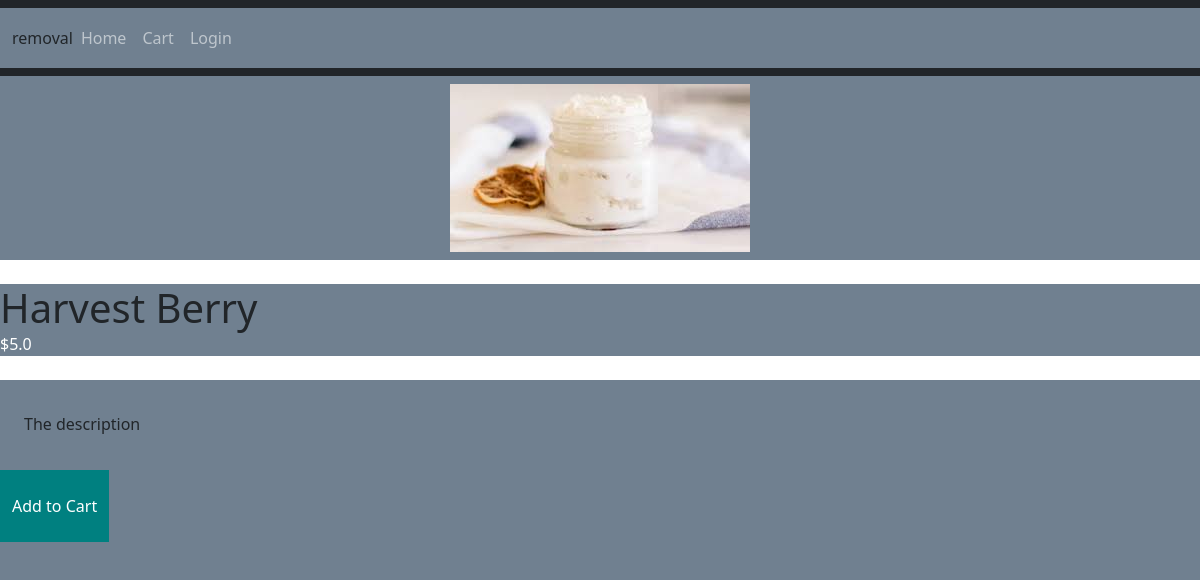
The app's page /lotions/harvest_berry/ with its own data.
### store/models.py (models this page shows, shortened)
class Product(models.Model):
    user = models.ForeignKey(User, related_name='products', on_delete=models.CASCADE)
    category = models.ForeignKey(Category, related_name='products', on_delete=models.CASCADE)
    title = models.CharField(max_length=50)
    slug = models.SlugField(max_length=50)
    description = models.TextField(blank=True)
    price = models.IntegerField()
    image = models.ImageField(upload_to='uploads/product_images/', blank=True, null=True)
    thumbnail = models.ImageField(upload_to='uploads/product_images/thumbnail/', blank=True, null=True)
    created_at = models.DateTimeField(auto_now_add=True)
    updated_at = models.DateTimeField(auto_now=True)
    class Meta:
        ordering = ('-created_at',)
    def get_display_price(self):
        return self.price / 100

### store/views.py (the view)
# urls.py: path('<slug:category_slug>/<slug:slug>/', views.product_detail, name='product_detail'),
def product_detail(request, category_slug, slug):
    product = get_object_or_404(Product, slug=slug)
    return render(request, 'product_detail.html', {
        'product': product
    })

### store/templates/product_detail.html (shortened to what this page needs)
    {% extends 'base.html' %}
    {% load static %}
    {% block content %}
        {% if product.image %}
        <div class="image-wrapper mb-4">
            <img src="{{ product.image.url }}" alt="Image of {{ product.title }}" class="product-image">
        </div>
        {% endif %}
        <h1>{{ product.title }}</h1>
        <p class="text-xs text-white price-tag">
            ${{ product.get_display_price }}
        </p>
    {% if product.description %}
    <div class="description-wrapper mt-4 bg-gray-200 px-4 py-2">
        <p class="mt-4 Description-Text">
            {{ product.description }}
        </p>
    </div>
    {% endif %}
    <div>
        <a href="{% url 'add_to_cart' product.id %}" class="inline-block px-8 py-4 bg-teal-500 text-white Add-Cart">Add to Cart</a>
    </div>
    {% endblock %}

### core/static/css/style.css (style rules this page uses)
* { background-color: slategray; margin: 0; padding: 0; box-sizing: border-box; }
a { display: inline-block; margin: 10px 0; padding: 8px 12px; color: white; text-decoration: none; }
h1 { margin-bottom: 0; padding-bottom: 0; border-bottom: none; }
a.Add-Cart { display: inline-block; margin-top: 10px; padding: 8px 12px; background-color: teal; color: white; text-decoration: none; }
.product-image { max-width: 100%; height: auto; display: block; margin: 0 auto; }
.image-wrapper { margin-bottom: 10px; background-color: slategray; padding: 8px; }

### records on screen
Product: image (picture), title "Harvest Berry", get_display_price "5.0", description "The description"
